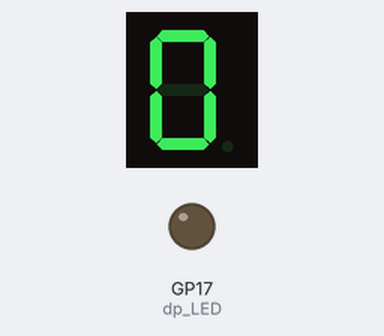
A program run on a simulated Raspberry Pi Pico running MicroPython. Shown: 1-digit seven-segment display, output pins drawn as LEDs (lit = HIGH). The segment pins are drawn as the display they are named for; pins used as bus, display or sensor lines are not drawn.

Above: at 0.3 s.
At 2.1 s:
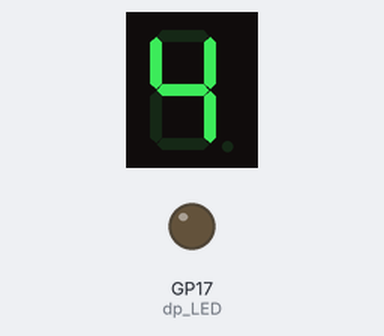
At 3.6 s:
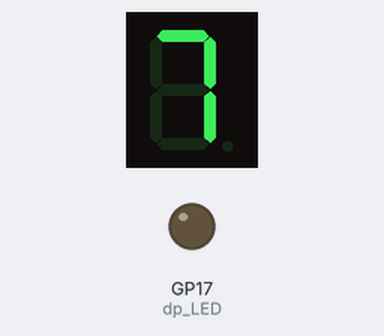
At 5.1 s:
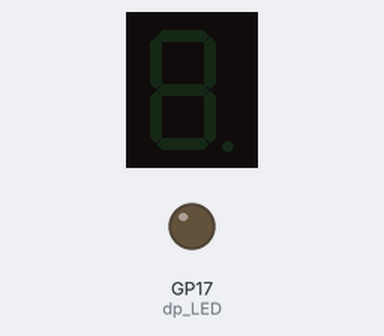
At 7.32 s:
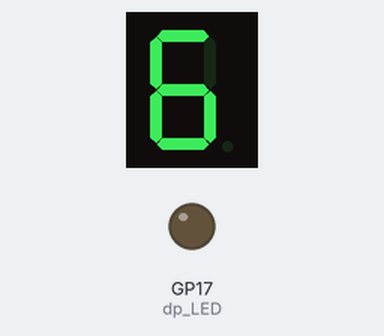
At 9.6 s:
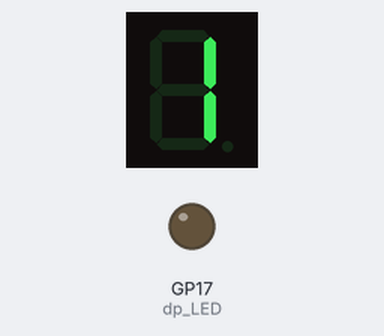

The program:

Display_Digits.py
```python
# Seven Segment Display
# Display Digits 0-9
# 220 ohm resistors for each segment
# Connect cathode pins to ground rail
#
# Lori Pfahler
# April 2025

import machine
import utime

# Set up segments
a_LED = machine.Pin(13, machine.Pin.OUT)
b_LED = machine.Pin(12, machine.Pin.OUT)
c_LED = machine.Pin(18, machine.Pin.OUT)
d_LED = machine.Pin(19, machine.Pin.OUT)
e_LED = machine.Pin(16, machine.Pin.OUT)
f_LED = machine.Pin(14, machine.Pin.OUT)
g_LED = machine.Pin(15, machine.Pin.OUT)
dp_LED = machine.Pin(17, machine.Pin.OUT)

# list for segments
segments = [a_LED, b_LED, c_LED, d_LED, e_LED, f_LED, g_LED, dp_LED]

# list of lists to form digits from the segments
digit_segments =[
                [1, 1, 1, 1, 1, 1, 0, 0], #0
                [0, 1, 1, 0, 0, 0, 0, 0], #1
                [1, 1, 0, 1, 1, 0, 1, 0], #2
                [1, 1, 1, 1, 0, 0, 1, 0], #3
                [0, 1, 1, 0, 0, 1, 1, 0], #4
                [1, 0, 1, 1, 0, 1, 1, 0], #5
                [1, 0, 1, 1, 1, 1, 1, 0], #6
                [1, 1, 1, 0, 0, 0, 0, 0], #7
                [1, 1, 1, 1, 1, 1, 1, 0], #8
                [1, 1, 1, 1, 0, 1, 1, 0]  #9
                ]

# function for digits 0-9
def display_char(digit):
    digit_list = digit_segments[digit]
    for i in range(8):
        segments[i].value(digit_list[i])

# function to turn off all segments
def display_clear():
    for i in range(8):
        segments[i].value(0)

# delay time
delay = 0.5


try:
    while True:
        # turn on the segments to count from 0 to 9
        for i in range(10):
            display_char(i)
            utime.sleep(delay)

        # clear display
        display_clear()
        utime.sleep(delay)

        # turn on the segments to count from 9 to 0
        for i in range(9, -1, -1):
            display_char(i)
            utime.sleep(delay)

        # clear display
        display_clear()
        utime.sleep(delay)

except KeyboardInterrupt:
    # turn off all segments
    display_clear()
```

Measured:
- by itself, everything shown: repeats every 11.0 s, in 22 steps
- what the display in image 0 shows lasts 0.4 s, from 0.1 s to 0.5 s
